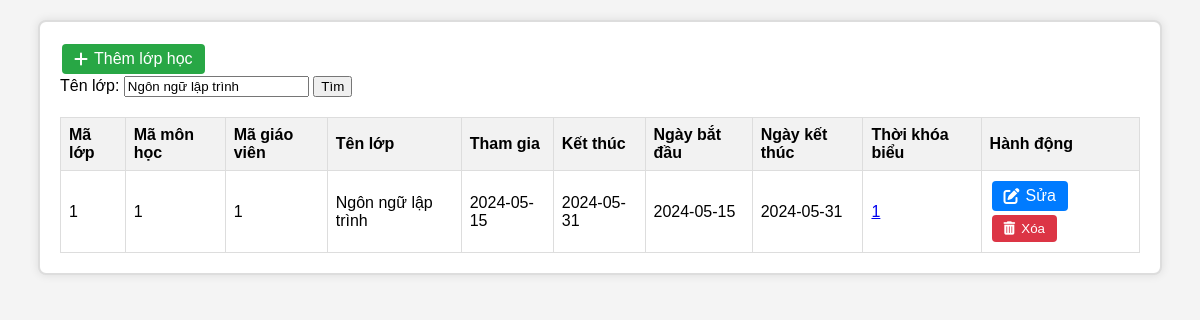
/lop.php?ten=Ngôn ngữ lập trình, run on the app's committed database.
### tables this page shows
CREATE TABLE `thoikhoabieu` (
  `matkb` int(11) NOT NULL,
  `Malop` int(11) NOT NULL,
  `ngaybatdau` date NOT NULL,
  `ngayketthuc` date NOT NULL
);

CREATE TABLE `lop` (
  `Malop` int(11) NOT NULL,
  `Mamh` int(11) NOT NULL,
  `Magv` int(11) NOT NULL,
  `TenLop` varchar(50) NOT NULL,
  `Thamgia` date NOT NULL,
  `Ketthuc` date NOT NULL
);

### lop.php (the view, shortened to what this page needs)
<?php
include 'db_connect.php';
$ten = isset($_GET['ten']) ? $_GET['ten'] : '';
$tenParam = "%$ten%";
if (empty($ten)) {
    $sql = "SELECT lop.*, thoikhoabieu.matkb, thoikhoabieu.ngaybatdau, thoikhoabieu.ngayketthuc
            FROM lop
            LEFT JOIN thoikhoabieu ON lop.Malop = thoikhoabieu.Malop";
    $stm = $conn->query($sql);
} else {
    $sql = "SELECT lop.*, thoikhoabieu.matkb, thoikhoabieu.ngaybatdau, thoikhoabieu.ngayketthuc
            FROM lop
            LEFT JOIN thoikhoabieu ON lop.Malop = thoikhoabieu.Malop
            WHERE lop.TenLop LIKE ?";
    $stm = $conn->prepare($sql);
    $stm->execute([$tenParam]);
}
if ($stm->rowCount() > 0) {
    $data = $stm->fetchAll(PDO::FETCH_OBJ);
} else {
    $data = [];
}
?>
<!DOCTYPE html>
<html lang="en">
<head>
    <link rel="stylesheet" href="https://cdnjs.cloudflare.com/ajax/libs/font-awesome/6.0.0-beta3/css/all.min.css">
</head>
<body>
    <div class="container">
        <a href="index.php?page=themlop" class="button add">
            <i class="fas fa-plus"></i> Thêm lớp học
        </a>
        <form action="index.php" method="get" class="search-form">
            <label for="ten">Tên lớp:</label>
            <input type="text" name="ten" id="ten" value="<?php echo htmlspecialchars($ten); ?>">
            <input type="submit" value="Tìm">
        </form>
        <table class="student-table">
            <thead>
                <tr>
                    <th>Mã lớp</th>
                    <th>Mã môn học</th>
                    <th>Mã giáo viên</th>
                    <th>Tên lớp</th>
                    <th>Tham gia</th>
                    <th>Kết thúc</th>
                    <th>Ngày bắt đầu</th>
                    <th>Ngày kết thúc</th>
                    <th>Thời khóa biểu</th>
                    <th>Hành động</th>
                </tr>
            </thead>
            <tbody>
                <?php foreach($data as $row): ?>
                    <tr>
                        <td><?php echo htmlspecialchars($row->Malop); ?></td>
                        <td><?php echo htmlspecialchars($row->Mamh); ?></td>
                        <td><?php echo htmlspecialchars($row->Magv); ?></td>
                        <td><?php echo htmlspecialchars($row->TenLop); ?></td>
                        <td><?php echo htmlspecialchars($row->Thamgia); ?></td>
                        <td><?php echo htmlspecialchars($row->Ketthuc); ?></td>
                        <td><?php echo isset($row->ngaybatdau) ? htmlspecialchars($row->ngaybatdau) : 'N/A'; ?></td>
                        <td><?php echo isset($row->ngayketthuc) ? htmlspecialchars($row->ngayketthuc) : 'N/A'; ?></td>
                        <td>
                            <a href="index.php?page=thoikhoabieu&matkb=<?php echo htmlspecialchars($row->matkb); ?>">
                                <?php echo htmlspecialchars($row->matkb); ?>
                            </a>
                        </td>
                        <td>
                            <a href="index.php?page=sualop&Malop=<?php echo htmlspecialchars($row->Malop); ?>" class="button edit">
                                <i class="fas fa-edit"></i> Sửa
                            </a>
                            <form method="post" action="index.php?page=xoalop" onsubmit="return confirm('Bạn có chắc chắn muốn xóa lớp học này?');" class="delete-form">
                                <button type="submit" class="button delete">
                                    <i class="fas fa-trash-alt"></i> Xóa
                                </button>
                            </form>
                        </td>
                    </tr>
                <?php endforeach; ?>
            </tbody>
        </table>
    </div>
</body>
</html>

### lop.php (style rules this page uses)
body { font-family: Arial, sans-serif; margin: 0; padding: 0; background-color: #f4f4f4; }
.container { width: 90%; margin: 20px auto; padding: 20px; background-color: #fff; border: 2px solid #ddd; border-radius: 8px; box-shadow: 0 0 10px rgba(0, 0, 0, 0.1); overflow: hidden; }
.search-form { margin-bottom: 20px; }
.student-table { width: 100%; border-collapse: collapse; border-spacing: 0; }
.student-table th, .student-table td { border: 1px solid #ddd; padding: 8px; text-align: left; }
.student-table th { background-color: #f2f2f2; }
.button { padding: 6px 12px; margin: 2px; border: none; border-radius: 4px; cursor: pointer; color: #fff; text-decoration: none; display: inline-flex; align-items: center; }
.button i { margin-right: 6px; }
.button.add { background-color: #28a745; }
.button.edit { background-color: #007bff; }
.button.delete { background-color: #dc3545; }
.delete-form { display: inline-block; margin: 0; }

### data on the page
thoikhoabieu: Malop.Malop "1", Malop.Mamh "1", Malop.Magv "1", Malop.TenLop "Ngôn ngữ lập trình", Malop.Thamgia "2024-05-15", Malop.Ketthuc "2024-05-31", ngaybatdau "2024-05-15", ngayketthuc "2024-05-31", matkb "1"
